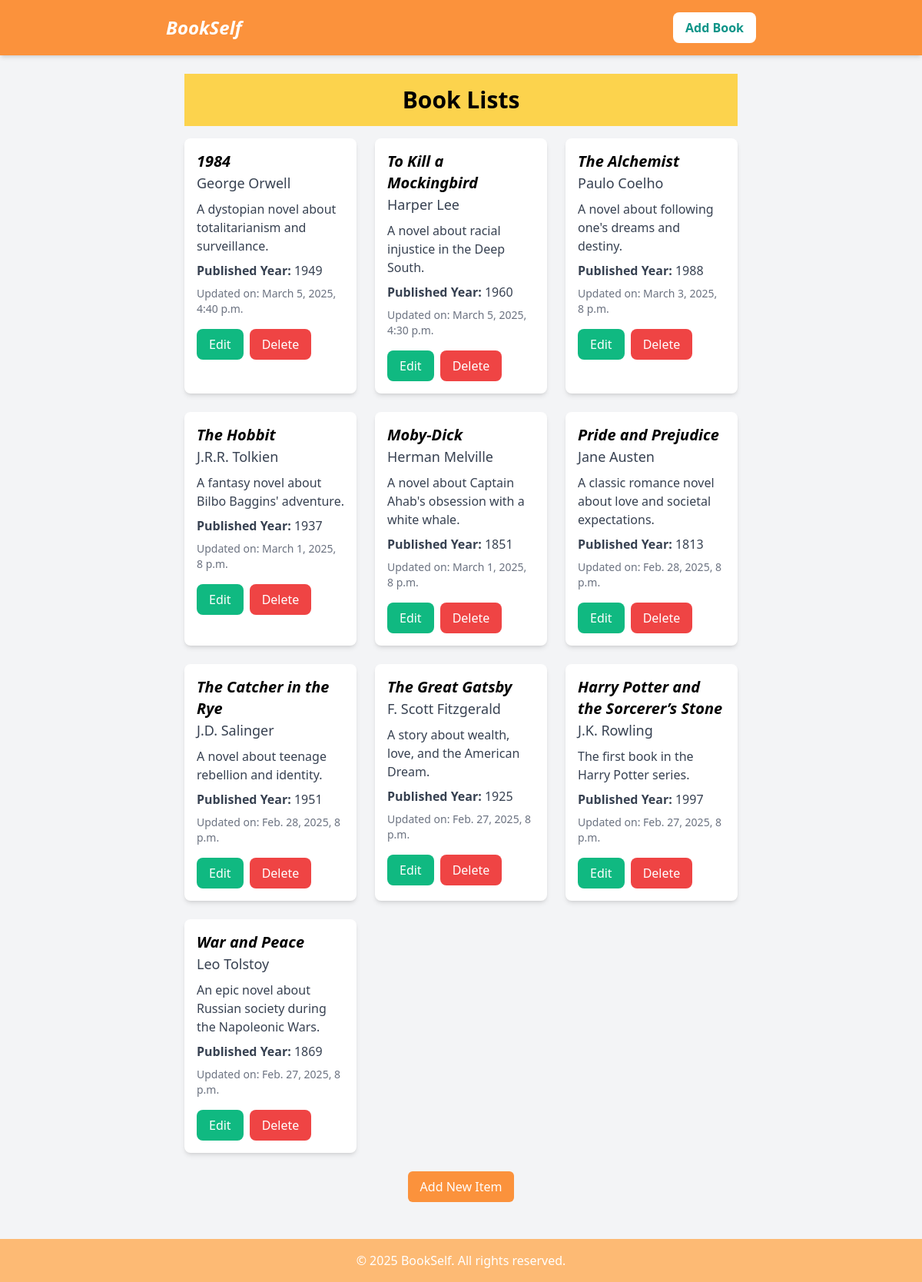
The page / on the database its author committed.
### book_store/models.py (models this page shows, shortened)
class Book(models.Model):
    title = models.CharField(max_length=100)
    author = models.CharField(max_length=100)
    description = models.TextField()
    published_year = models.PositiveBigIntegerField()
    updated_at = models.DateTimeField(auto_now=True)

### book_store/views.py (the view)
# urls.py: path("", views.index, name='book_list'),
def index(request):
    context = {
        "books" : Book.objects.all().order_by("-updated_at"),
    }
    return render(request,'index.html',context)

### book_store/templates/index.html (shortened to what this page needs)
{% extends 'base.html' %}
{% block content %}
<div class="bg-amber-300 w-full mx-auto p-4 mb-4">
    <h1 class="text-3xl font-bold text-center">Book Lists</h1>
</div>
<div class="w-full mx-auto grid grid-cols-1 sm:grid-cols-2 md:grid-cols-3 gap-6">
    {% for book in books %}
    <div class="bg-white rounded-lg shadow-md p-4">
        <h2 class="text-xl font-semibold italic">
            {{ book.title }}
        </h2>
        <h2 class="text-lg font-medium text-gray-700">
            {{ book.author }}
        </h2>
        <p class="text-gray-700 mt-2">
            {{ book.description }}
        </p>
        <p class="text-gray-700 mt-2">
            <strong>Published Year:</strong> {{ book.published_year }}
        </p>
        <div class="text-sm text-gray-500 mt-2">
            Updated on: {{ book.updated_at }}
        </div>
        <div class="mt-4 flex space-x-2">
            <a href="{% url 'book_edit' book.id %}" class="px-4 py-2 bg-emerald-500 text-white rounded-lg">Edit</a>
            <a href="{% url 'book_delete' book.id %}" class="px-4 py-2 bg-red-500 text-white rounded-lg">Delete</a>
        </div>
    </div>
    {% endfor %}
</div>
<div class="mt-6 text-center">
    <a href="{% url 'book_add' %}" class="inline-block px-4 py-2 bg-orange-400 text-white rounded-md">Add New Item</a>
</div>
{% endblock %}

### book_store/templates/base.html (shortened to what this page needs)
<!DOCTYPE html>
<html lang="en">
<head>
    <script src="https://cdn.tailwindcss.com"></script>
</head>
<body class="bg-gray-100 flex flex-col min-h-screen">
    <nav class="bg-orange-400 p-4 text-white shadow-md">
        <div class="max-w-3xl mx-auto flex justify-between items-center">
            <a href="{% url 'book_list' %}" class="text-2xl font-bold italic">BookSelf</a>
            <a href="{% url 'book_add' %}" class="px-4 py-2 bg-white text-teal-600 rounded-lg font-semibold">Add Book</a>
        </div>
    </nav>
    <main class="flex-grow max-w-3xl mx-auto p-6">
        {% block content %}{% endblock %}
    </main>
    <footer class="bg-orange-300 p-4 text-white text-center mt-6">
        <p>&copy; 2025 BookSelf. All rights reserved.</p>
    </footer>
</body>
</html>

### rows shown on the page
Book: title "1984", author "George Orwell", description "A dystopian novel about totalitarianism and surveillance.", published_year "1949", updated_at "March 5, 2025, 4:40 p.m."
Book: title "To Kill a Mockingbird", author "Harper Lee", description "A novel about racial injustice in the Deep South.", published_year "1960", updated_at "March 5, 2025, 4:30 p.m."
Book: title "The Alchemist", author "Paulo Coelho", description "A novel about following one's dreams and destiny.", published_year "1988", updated_at "March 3, 2025, 8 p.m."
Book: title "The Hobbit", author "J.R.R. Tolkien", description "A fantasy novel about Bilbo Baggins' adventure.", published_year "1937", updated_at "March 1, 2025, 8 p.m."
Book: title "Moby-Dick", author "Herman Melville", description "A novel about Captain Ahab's obsession with a white whale.", published_year "1851", updated_at "March 1, 2025, 8 p.m."
Book: title "Pride and Prejudice", author "Jane Austen", description "A classic romance novel about love and societal expectations.", published_year "1813", updated_at "Feb. 28, 2025, 8 p.m."
Book: title "The Catcher in the Rye", author "J.D. Salinger", description "A novel about teenage rebellion and identity.", published_year "1951", updated_at "Feb. 28, 2025, 8 p.m."
Book: title "The Great Gatsby", author "F. Scott Fitzgerald", description "A story about wealth, love, and the American Dream.", published_year "1925", updated_at "Feb. 27, 2025, 8 p.m."
Book: title "Harry Potter and the Sorcerer’s Stone", author "J.K. Rowling", description "The first book in the Harry Potter series.", published_year "1997", updated_at "Feb. 27, 2025, 8 p.m."
Book: title "War and Peace", author "Leo Tolstoy", description "An epic novel about Russian society during the Napoleonic Wars.", published_year "1869", updated_at "Feb. 27, 2025, 8 p.m."
